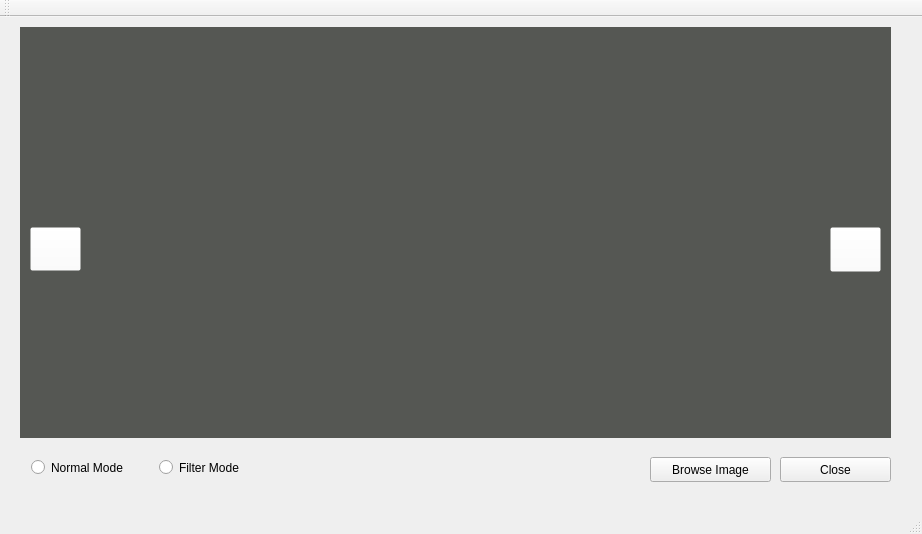
<?xml version="1.0" encoding="UTF-8"?>
<ui version="4.0">
 <class>MainWindow</class>
 <widget class="QMainWindow" name="MainWindow">
  <property name="geometry">
   <rect>
    <x>0</x>
    <y>0</y>
    <width>922</width>
    <height>534</height>
   </rect>
  </property>
  <property name="windowTitle">
   <string>MainWindow</string>
  </property>
  <widget class="QWidget" name="centralWidget">
   <widget class="QLabel" name="label">
    <property name="geometry">
     <rect>
      <x>20</x>
      <y>10</y>
      <width>871</width>
      <height>411</height>
     </rect>
    </property>
    <property name="styleSheet">
     <string notr="true">QLabel{background-color: rgb(85, 87, 83);}</string>
    </property>
    <property name="text">
     <string/>
    </property>
   </widget>
   <widget class="QWidget" name="horizontalLayoutWidget">
    <property name="geometry">
     <rect>
      <x>20</x>
      <y>430</y>
      <width>271</width>
      <height>41</height>
     </rect>
    </property>
    <layout class="QHBoxLayout" name="horizontalLayout">
     <item>
      <widget class="QRadioButton" name="radioButton_2">
       <property name="text">
        <string>Normal Mode</string>
       </property>
      </widget>
     </item>
     <item>
      <widget class="QRadioButton" name="radioButton">
       <property name="text">
        <string>Filter Mode</string>
       </property>
      </widget>
     </item>
    </layout>
   </widget>
   <widget class="QPushButton" name="pushButton">
    <property name="geometry">
     <rect>
      <x>650</x>
      <y>440</y>
      <width>121</width>
      <height>25</height>
     </rect>
    </property>
    <property name="text">
     <string>Browse Image</string>
    </property>
   </widget>
   <widget class="QPushButton" name="pushButton_2">
    <property name="geometry">
     <rect>
      <x>780</x>
      <y>440</y>
      <width>111</width>
      <height>25</height>
     </rect>
    </property>
    <property name="text">
     <string>Close</string>
    </property>
   </widget>
   <widget class="QPushButton" name="btn_left">
    <property name="geometry">
     <rect>
      <x>30</x>
      <y>210</y>
      <width>51</width>
      <height>44</height>
     </rect>
    </property>
    <property name="styleSheet">
     <string notr="true">QPushButton
{
background-image:url(:/icons/images/arrow_left_test.png);
background-color:rgba(255, 255, 255,0);
}
</string>
    </property>
    <property name="text">
     <string/>
    </property>
    <property name="iconSize">
     <size>
      <width>51</width>
      <height>41</height>
     </size>
    </property>
   </widget>
   <widget class="QPushButton" name="btn_right">
    <property name="geometry">
     <rect>
      <x>830</x>
      <y>210</y>
      <width>51</width>
      <height>45</height>
     </rect>
    </property>
    <property name="styleSheet">
     <string notr="true">QPushButton{background-image:url(:/icons/images/arrow_right_test.png);
background-color:rgba(255, 255, 255,0);
}</string>
    </property>
    <property name="text">
     <string/>
    </property>
    <property name="iconSize">
     <size>
      <width>16</width>
      <height>16</height>
     </size>
    </property>
   </widget>
  </widget>
  <widget class="QMenuBar" name="menuBar">
   <property name="geometry">
    <rect>
     <x>0</x>
     <y>0</y>
     <width>922</width>
     <height>22</height>
    </rect>
   </property>
  </widget>
  <widget class="QToolBar" name="mainToolBar">
   <attribute name="toolBarArea">
    <enum>TopToolBarArea</enum>
   </attribute>
   <attribute name="toolBarBreak">
    <bool>false</bool>
   </attribute>
  </widget>
  <widget class="QStatusBar" name="statusBar"/>
 </widget>
 <layoutdefault spacing="6" margin="11"/>
 <resources/>
 <connections/>
</ui>
